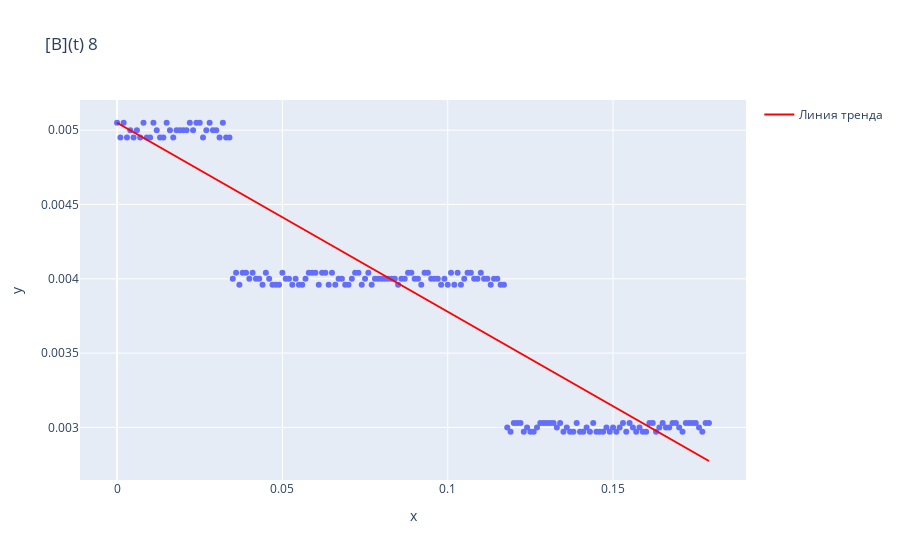

Notebook code for this chart:
### Code cell
x = data['t.min.7'].head(180)
y = data['[B]exp.7'].head(180)
fig = px.scatter(data_frame=data, x=x, y=y, title='[B](t) 8')

#Построение линии тренда с фиксированным свободным членом равным начальной концентрации
coeffs = np.polyfit(x, y, deg=1)
coeffs[1] = data['[B]exp.7'].values[0]
poly_eq = np.poly1d(coeffs)
x_trend = np.linspace(x.min(), x.max(), 100)
y_trend = poly_eq(x_trend)
fig.add_scatter(x=x_trend, y=y_trend, mode='lines', name='Линия тренда', line=dict(color='red'))

y_pred = poly_eq(x) 
r_squared = r2_score(y, y_pred)


print('Коэффициенты уравнения линии тренда: a = ' + str(coeffs[0])+', b = '+str(coeffs[1]))
print('R^2: '+str(r_squared))

fig.show()
r8 = -(coeffs[0])
print('r8 = '+str(r8))
